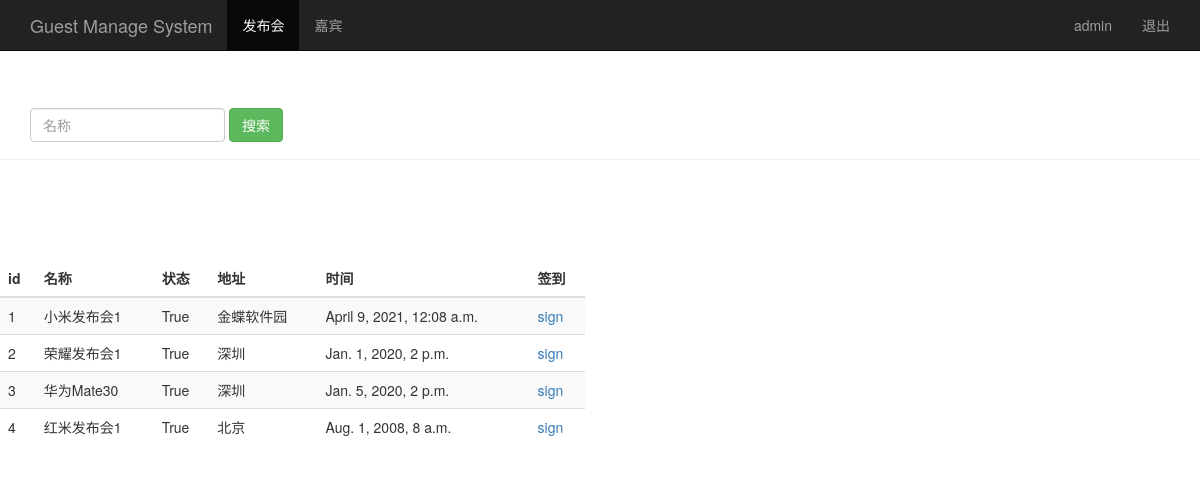
The page /event_manage/ (signed in) on the database its author committed.
### sign/models.py (models this page shows, shortened)
class Event(models.Model):
    name = models.CharField(max_length=100)                 # 发布会标题
    limit = models.IntegerField()                       # 参加人数
    status = models.BooleanField()                      # 发布会状态
    address = models.CharField(max_length=200)          # 发布会地址
    start_time = models.DateTimeField('event_time')                 # 发布会时间
    create_time = models.DateTimeField(auto_now=True)                # 创建时间，自动获取当前时间

### sign/views.py (the view)
# urls.py: path('event_manage/',views.event_manage),
@login_required              # 加上装饰器，login_required表示需要先登录才能访问这个视图函数
def event_manage(request):
    event_list = Event.objects.all()
    username = request.session.get('user','')               # 读取浏览器session
    return render(request,'event_manage.html',{'user':username,'events':event_list})

### sign/templates/event_manage.html (shortened to what this page needs)
<!DOCTYPE html>
<html lang="en">
<head>
    {% load bootstrap3 %}
    {% bootstrap_css %}
</head>
<body>
    <nav class="navbar navbar-inverse navbar-fixed-top">
        <div class="container">
            <div class="navbar-header">
                <a href="/event_manage/" class="navbar-brand">Guest Manage System</a>
            </div>
            <div id="navbar" class="collapse navbar-collapse">
                <ul class="nav navbar-nav">
                    <li class="active"><a href="#">发布会</a></li>
                    <li><a href="/guest_manage/">嘉宾</a></li>
                </ul>
                <ul class="nav navbar-nav navbar-right">
                    <li><a href="#">{{ user }}</a></li>
                    <li><a href="/logout/">退出</a></li>
                </ul>
            </div>
        </div>
    </nav>
    <div class="page-header" style="padding-top: 60px">
        <div id="navbar" class="navbar-collapse collapse">
            <form class="navbar-form" action="/search_name/" method="get">
                <div class="form-group">
                    <input type="text" name="name" placeholder="名称" class="form-control">
                </div>
                <button type="submit" class="btn btn-success">搜索</button>
            </form>
        </div>
    </div>
    <div class="row" style="padding-top: 80px">
        <div class="col-md-6">
            <table class="table table-striped">
                <thead>
                    <tr>
                        <th>id</th>
                        <th>名称</th>
                        <th>状态</th>
                        <th>地址</th>
                        <th>时间</th>
                        <th>签到</th>
                    </tr>
                </thead>
                <tbody>
                {% for event in events %}
                <tr>
                    <td>{{ event.id }}</td>
                    <td>{{ event.name }}</td>
                    <td>{{ event.status }}</td>
                    <td>{{ event.address }}</td>
                    <td>{{ event.start_time }}</td>
                    <td><a href="/sign_index/{{ event.id }}/" target="{{ event.id }}_blank">sign</a></td>
                </tr>
                {% endfor %}
                </tbody>
            </table>
        </div>
    </div>
</body>
</html>

### rows shown on the page
Event: id "1", name "小米发布会1", status "True", address "金蝶软件园", start_time "April 9, 2021, 12:08 a.m."
Event: id "2", name "荣耀发布会1", status "True", address "深圳", start_time "Jan. 1, 2020, 2 p.m."
Event: id "3", name "华为Mate30", status "True", address "深圳", start_time "Jan. 5, 2020, 2 p.m."
Event: id "4", name "红米发布会1", status "True", address "北京", start_time "Aug. 1, 2008, 8 a.m."

### other values the page prints
{{ user }} "admin"
